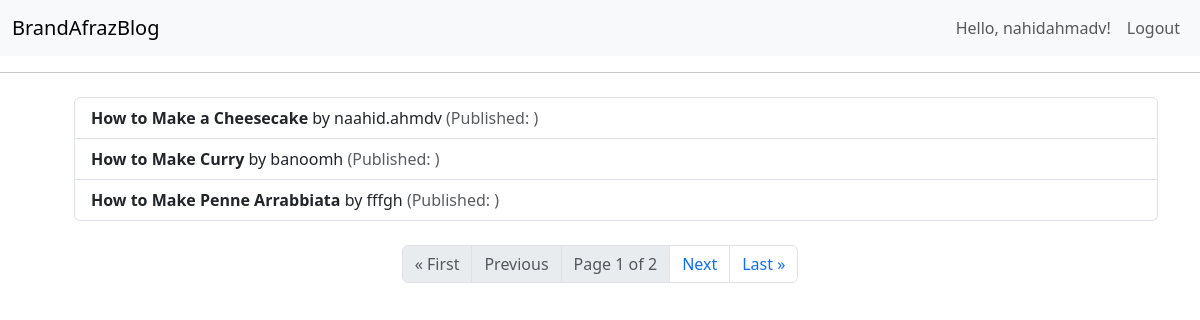
Page /blog/posts/ (signed in) on the committed database.
### user/models.py (models this page shows)
class User(AbstractUser): #The User class inherits from Django's AbstractUser, which means it includes all the fields and methods of the default user model (like username, first_name, last_name, etc.) while allowing for customization.    #The 'User' model is defined as a subclass of 'django.contrib.auth.models.AbstractUser'. 'AbstractUser' is a base user model provided by Django that includes a set of default fields and methods for user authentication. 'AbstractUser' is a base class provided by Django that you can subclass to create a custom user model. AbstractUser:This is an abstract base class that includes fields and methods for a fully featured user model, including fields like username, password, email, first_name, last_name, and others. It allows developers to extend or modify the default user model while retaining its functionality. Built-in 'User' Model: The built-in 'User' model in Django is actually defined as a subclass of AbstractUser. It provides a concrete implementation of the user model with default fields and behaviors.Custom User Models: When creating a custom user model, you can either subclass 'AbstractUser' (to retain most of its features) or subclass 'AbstractBaseUser' (for more customization but requiring more work). In summary, while the built-in 'User' model is based on 'AbstractUser', they are not the same. The built-in model is what you typically interact with when using Django's authentication system, whereas 'AbstractUser' serves as a foundation for creating custom user models.
    email = models.EmailField(unique=True)    #The 'email' field is defined as a unique email field using 'models.EmailField(unique=True)'. 'unique=True' enforces that each email address must be unique across all instances of this model, meaning no two users can have the same email address.
    birthday = models.DateField(null=True, blank=True)   #This line adds a birthday field that can store a date. The parameters 'null=True' and 'blank=True' indicate that this field is optional; it can be left empty in forms and can also be stored as 'NULL' in the database.
    USERNAME_FIELD = 'email'     #The 'USERNAME_FIELD' is a special attribute defined in the 'User' model that specifies which field should be used as the unique identifier for authentication purposes. By setting USERNAME_FIELD = 'email', you are telling Django to use the email field instead of the default 'username' field for authentication.
    REQUIRED_FIELDS = ['first_name', 'last_name', 'username']#This list specifies additional fields that are required when creating a superuser via the command line (using the createsuperuser command). In this case, when creating a superuser, both first_name, last_name, and username must be provided in addition to the email and password. #Requires 'first_name' and 'last_name' to be provided when creating a superuser via the 'createsuperuser' command. #مختص ادمین است  #The'REQUIRED_FIELDS' attribute is used to define additional fields that should be prompted for when creating a user interactively, specifically through the createsuperuser management command. This allows you to specify which fields are necessary beyond the default username and password. When you write 'REQUIRED_FIELDS = ['first_name', 'last_name', 'username']' in your custom user model that inherits from AbstractUser(which is a class in Django provides a fully featured user model that includes several fields by default.), it means that you want to specify additional fields that should be required besides the default required fields (username and password) when creating a user through the command line management command 'createsuperuser'.The fields listed in 'REQUIRED_FIELDS' are required in addition to the default required fields (username and password). This means that when you run the command 'python manage.py createsuperuser', Django will prompt you for the 'username', 'password', 'first_name', and 'last_name', 'username'.
    objects = UserManager()  #Utilizing a custom user manager ('UserManager') to handle user creation logic.#This line assigns an instance of the custom user manager ('UserManager') to the objects attribute of the user model. The custom manager provides methods for creating regular users and superusers with specific validation logic.
    class Meta:                  #class Meta: is an inner class used to provide metadata to the model. ' db_table = "auth_user" ' specifies the name of the database table that will store this model's data. By default, Django would create a table named 'appname_user', but this line changes it to 'auth_user', which is commonly used for user-related tables in Django applications.
        db_table = "auth_user"   #user_user اسم اون تیبلی که در دیتابیس قراره ساخته بشه برای ذخیره دیتای مربوط به این مدل‌مان، را مشخص کردیم اگه این خط را نمینوشتیم اسم تیبل‌مان می‌شد
    def __str__(self):    #است که ما بالاتر برابر با ایمیلش قرار داریم ولی خب ما دوست داشتیم همون یوزرنیم باشه "USERNAME_FIELD" اگه ما کلا این متد رو برای کلاس یوزر ننویسیم، دیفالتش
        return self.username

### blog/models.py (models this page shows, shortened)
class Post(models.Model):
    author = models.ForeignKey(User, on_delete=models.CASCADE)
    category = models.ForeignKey(Category, on_delete=models.SET_NULL, null=True, blank=True)
    title = models.CharField(max_length=200)
    description = models.TextField()
    posted_on = models.DateTimeField(auto_now_add=True)
    liked_by = models.ManyToManyField(User, related_name="liked_posts", null=True, blank=True) #در یک فیلدش آیدی پست و در دیگری آیدی یوزر است و مااز تیبل میانی که به واسطه این ریلیشن منی تو منی ایجاد شده متوجه می‌شیم که هر یوزری چه پستی را لایک کرده و یا مثلا تعداد لایک‌های یک پستی چندتا بوده LikeUserPost اسمش رو گذاشتیم ERD وقتی بین دو تا مدل ریلیشن منی تو منی برقراره، توی یکی‌شون هم بنویسم این ریلیشن رو کافیه . و معمولا در مدلی که بعدا ساخته میشه اون ریلیشن رو می‌نویسن. الان مثلا لازم نیست توی مدل یوزر هم برم و این خط رو بنویسم و این فیلد منی تو منی میاد بین اون دو تا تیبل (مدل) یدونه تیبل میانی درست می‌کنه که همونطور که در .

### blog/views.py (the view)
# urls.py: path('posts/', PostListView.as_view(), name='posts_list'),
class PostListView(ListView): #a class-based view in Django for displaying a list of posts. This line defines a new class called 'PostListView' that inherits from Django's 'ListView', which is a generic view designed to display a list of objects.
    model = Post  #This specifies that the view will use the 'Post' model. Django will query this model to retrieve the objects (which are\that are) to be displayed (باید نمایش داده شوند).
    template_name = 'posts.html' #This indicates the template file that will be used to render the list of posts. In this case, it is 'posts.html'.
    context_object_name = 'posts'  #This sets the name of the context variable that will be passed to the template. Instead of using the default name (which would be 'object_list'), you can reference the list of posts in your template as 'posts'.
    paginate_by = 3  #This specifies that the list should be paginated, showing 3 posts per page. If there are more than 3 posts, Django will automatically provide pagination controls.

### templates/posts.html (shortened to what this page needs)
{%extends "base.html"%}
{% block content %}
<ul>
  <ul class="list-group">
        {% for post in posts %}
            <li class="list-group-item">
                <strong>{{ post.title }}</strong> by {{ post.author }}
                <span class="text-muted">(Published: {{ post.created_at }})</span>
            </li>
        {% empty %}
            <li class="list-group-item text-danger">No posts available.</li>
        {% endfor %}
    </ul>
</ul>
<nav aria-label="Page navigation" class="mt-4">
    <ul class="pagination justify-content-center">
        {% if page_obj.has_previous %}
            <li class="page-item"><a class="page-link" href="?page=1">&laquo; First</a></li>
            <li class="page-item"><a class="page-link" href="?page={{ page_obj.previous_page_number }}">Previous</a></li>
        {% else %}
            <li class="page-item disabled"><a class="page-link">&laquo; First</a></li>
            <li class="page-item disabled"><a class="page-link">Previous</a></li>
        {% endif %}
        <li class="page-item disabled"><a class="page-link">Page {{ page_obj.number }} of {{ page_obj.paginator.num_pages }}</a></li>
        {% if page_obj.has_next %}
            <li class="page-item"><a class="page-link" href="?page={{ page_obj.next_page_number }}">Next</a></li>
            <li class="page-item"><a class="page-link" href="?page={{ page_obj.paginator.num_pages }}">Last &raquo;</a></li>
        {% else %}
            <li class="page-item disabled"><a class="page-link">Next</a></li>
            <li class="page-item disabled"><a class="page-link">Last &raquo;</a></li>
        {% endif %}
    </ul>
</nav>
{%endblock%}

### templates/base.html (shortened to what this page needs)
<!DOCTYPE html>
<html lang="en">
<head>
    <link href="https://cdn.jsdelivr.net/npm/bootstrap@5.3.0-alpha1/dist/css/bootstrap.min.css" rel="stylesheet">
</head>
<body>
<nav class="navbar navbar-expand-lg navbar-light bg-light">
    <div class="container-fluid">
        <a class="navbar-brand" href="#">BrandAfrazBlog</a>
        <div class="collapse navbar-collapse" id="navbarNav">
            <ul class="navbar-nav ms-auto">
                {% if user.is_authenticated %}
                    <li class="nav-item">
                        <a class="nav-link" href="#">Hello, {{ user.username }}!</a>
                    </li>
                    <li class="nav-item">
                        <a class="nav-link"  href="{% url 'logout' %}">Logout</a>
                    </li>
                {% endif %}
            </ul>
        </div>
    </div>
</nav>
<hr>
<div class="container mt-4">
    {% block content %}{% endblock %}
</div>
</body>
</html>

### rows in the picture
Post: title "How to Make a Cheesecake", author "naahid.ahmdv"
Post: title "How to Make Curry", author "banoomh"
Post: title "How to Make Penne Arrabbiata", author "fffgh"

### other values in the picture
{{ user.username }} "nahidahmadv"
{{ page_obj.number }} "1"
{{ page_obj.paginator.num_pages }} "2"
